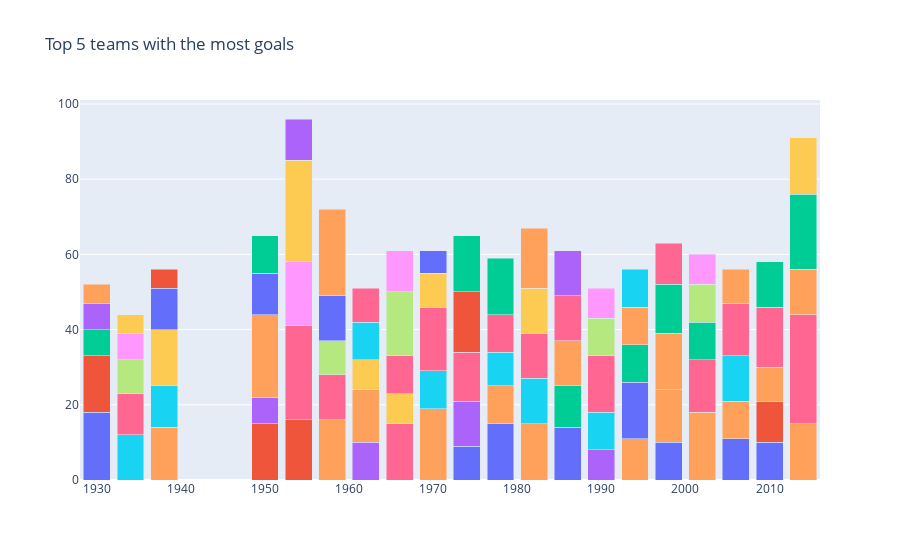

Notebook cell for this chart:
### Code cell
data = []
for team in top5['Country'].drop_duplicates().values:
    year = top5[top5['Country'] == team]['Year']
    goal = top5[top5['Country'] == team]['Goals']
    
    data.append(go.Bar(x = year, y = goal, name = team))
    
layout = go.Layout(barmode = 'stack', title = 'Top 5 teams with the most goals', showlegend = False)

fig = go.Figure( data = data, layout = layout)
fig.show()

### Figure 1 — Plotly figure (JSON) as saved in the notebook; plotly's stock layout.template omitted (floating-point values rounded to 4 significant figures)
{"data": [{"name": "Argentina", "type": "bar", "x": [1930, 1974, 1978, 1986, 1998, 2006, 2010], "y": [18, 9, 15, 14, 10, 11, 10]}, {"name": "Uruguay", "type": "bar", "x": [1930, 1950, 1954, 2010], "y": [15, 15, 16, 11]}, {"name": "USA", "type": "bar", "x": [1930], "y": [7]}, {"name": "Yugoslavia", "type": "bar", "x": [1930, 1950, 1962, 1974, 1990], "y": [7, 7, 10, 12, 8]}, {"name": "Brazil", "type": "bar", "x": [1930, 1938, 1950, 1958, 1962, 1970, 1978, 1982, 1994, 1998, 2002, 2006, 2010, 2014], "y": [5, 14, 22, 16, 14, 19, 10, 15, 11, 14, 18, 10, 9, 15]}, {"name": "Italy", "type": "bar", "x": [1934, 1938, 1970, 1978, 1982, 1990, 2006], "y": [12, 11, 10, 9, 12, 10, 12]}, {"name": "Germany", "type": "bar", "x": [1934, 1954, 1958, 1966, 1970, 1974, 1978, 1982, 1990, 2002, 2006, 2010, 2014], "y": [11, 25, 12, 15, 17, 13, 10, 12, 15, 14, 14, 16, 29]}, {"name": "Czechoslovakia", "type": "bar", "x": [1934, 1958, 1990], "y": [9, 9, 10]}, {"name": "Austria", "type": "bar", "x": [1934, 1954], "y": [7, 17]}, {"name": "Hungary", "type": "bar", "x": [1934, 1938, 1954, 1962, 1966, 1982], "y": [5, 15, 27, 8, 8, 12]}, {"name": "Sweden", "type": "bar", "x": [1938, 1950, 1958, 1994], "y": [11, 11, 12, 15]}, {"name": "Cuba", "type": "bar", "x": [1938], "y": [5]}, {"name": "Spain", "type": "bar", "x": [1950, 1986, 1994, 2002], "y": [10, 11, 10, 10]}, {"name": "Switzerland", "type": "bar", "x": [1954], "y": [11]}, {"name": "France", "type": "bar", "x": [1958, 1982, 1986, 1998, 2006, 2014], "y": [23, 16, 12, 15, 9, 12]}, {"name": "Chile", "type": "bar", "x": [1962], "y": [10]}, {"name": "Soviet Union", "type": "bar", "x": [1962, 1966, 1986], "y": [9, 10, 12]}, {"name": "Portugal", "type": "bar", "x": [1966], "y": [17]}, {"name": "England", "type": "bar", "x": [1966, 1990], "y": [11, 8]}, {"name": "Peru", "type": "bar", "x": [1970], "y": [9]}, {"name": "Mexico", "type": "bar", "x": [1970], "y": [6]}, {"name": "Poland", "type": "bar", "x": [1974], "y": [16]}, {"name": "Netherlands", "type": "bar", "x": [1974, 1978, 1998, 2010, 2014], "y": [15, 15, 13, 12, 20]}, {"name": "Belgium", "type": "bar", "x": [1986], "y": [12]}, {"name": "Bulgaria", "type": "bar", "x": [1994], "y": [10]}, {"name": "Romania", "type": "bar", "x": [1994], "y": [10]}, {"name": "Croatia", "type": "bar", "x": [1998], "y": [11]}, {"name": "Turkey", "type": "bar", "x": [2002], "y": [10]}, {"name": "Korea Republic", "type": "bar", "x": [2002], "y": [8]}, {"name": "Colombia", "type": "bar", "x": [2014], "y": [15]}], "layout": {"barmode": "stack", "showlegend": false, "title": {"text": "Top 5 teams with the most goals"}}}
